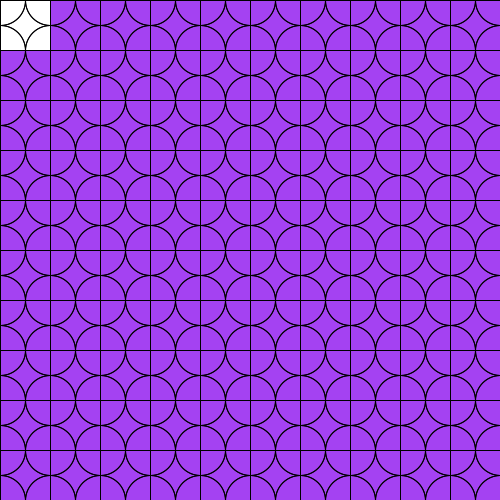
Frame 1 (no input)
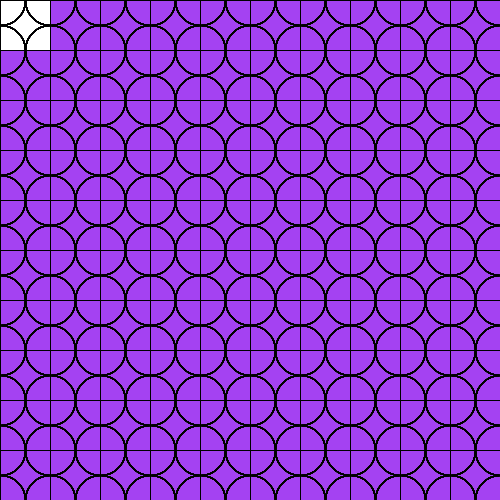
Frame 60 (the mouse pressed at the canvas centre just before this capture)
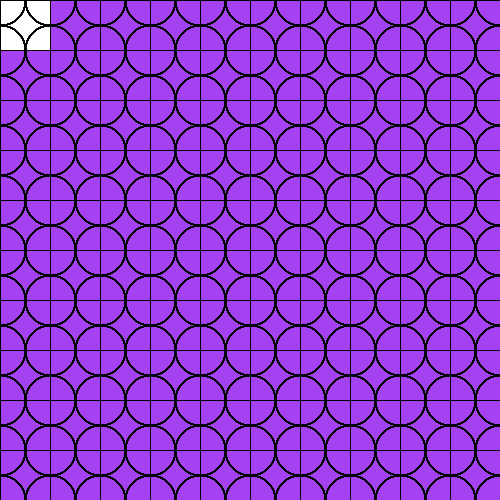
Frame 120 (the mouse held since frame 60 and released just before this capture)

The Processing sketch that drew these frames (run headless with seeded random() and noise(); from frame 60 on, the mouse is pressed at the canvas centre):

// Processing sketch: sketch_2014_10_6
// ── sketch_2014_10_6.pde
int bw = 50;
int bh = 50;
void setup() {
  size(500, 500);
  background(random(255),random(255),random(255));
}
void draw() {
  for (int x=0; x<=width; x+=bw) {
    for (int y=0; y<=height; y+=bh) {
      rect(x,y,50,50);
      noFill();
    }
  }
  for (int y=0; y<=height; y+=50) {
    for (int x=0; x<=width; x+=50) {
      ellipse(x, y, 50, 50);
      ellipse(x, y, 50, 50);
    }
  }
}
